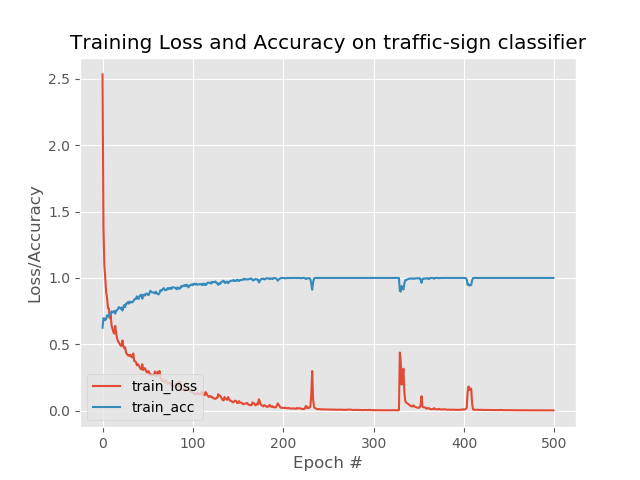

Recreate this plot in Python.
#!/usr/bin/python
# -*- coding: utf-8 -*-
from __future__ import print_function, division
import numpy as np
from os import walk
import random
import matplotlib.pyplot as plt
from keras.models import Model
from keras.layers import Conv1D, Dense, MaxPooling1D, Flatten, Input, GlobalAveragePooling2D, Dropout, Conv2D, MaxPooling2D
from keras.layers.normalization import BatchNormalization
from keras.utils.vis_utils import plot_model
from keras.preprocessing.image import img_to_array
from keras.models import Sequential
from keras.utils import to_categorical
from keras.models import load_model
from keras import backend as K
from sklearn.linear_model import LogisticRegression
from sklearn.preprocessing import StandardScaler
from sklearn.metrics import confusion_matrix
from sklearn.externals import joblib
from imutils import paths
from keras.callbacks import TensorBoard
import time
import cv2
import os
#10Hz
#Train_path = 'C:/Users/denni/Desktop/實驗/DateSet/兩變數/train_2 (測試用)'
Train_path = 'C:/Users/denni/Desktop/實驗/DateSet/兩變數/train_2 (原始)'
Test_path = 'C:/Users/denni/Desktop/實驗/2019-06-01-1.txt'
Image_Test_path = 'result/'
NUM_CLASS = 2
windows = 50
BATCH_SIZE = 32
EPOCHS = 500
height = 240
weight = 320
depth = 3

def load_data():
	print("[INFO] loading data...")	
	label = []
	dataSet = []
	filenames = []
	flag = 0
	count = 1
	for root, dirs, files in walk(Train_path):
		for x in range(len(files)):
			filename = str(root) + "/" + str(files[x])				
			filenames.append(filename)
	random.seed(42)
	random.shuffle(filenames)	
	for x in range(len(filenames)):
		label.append(filenames[x].split("\\")[1].split("/")[0])
		with open(filenames[x], "r") as fp:
			all_lines = fp.readlines()
			data1 = []
			data2 = []
			data3 = []
			for y in range(100):
				if(len(all_lines) == y):
					flag = 1
					break
				try:
					data1.append(float(all_lines[y].split()[0]))
					data2.append(float(all_lines[y].split()[1]))
					data3.append(float(all_lines[y].split()[2]))					
				except ValueError:
					pass
			if(flag == 1):
				less = 100 - len(data1)
				for x in range(less):
					data1.append(sum(data1[len(data1) - 10 : len(data1)])/ 10)
					data2.append(sum(data2[len(data2) - 10 : len(data2)])/ 10)
					data3.append(sum(data3[len(data3) - 10 : len(data3)])/ 10)
					#data1.append(sum(data1)/len(data1))
					#data2.append(sum(data2)/len(data2))
					#data3.append(sum(data3)/len(data3))							
				flag = 0
		if(len(data1) != 0):
			A_SMV = []
			for x in range(len(data1)):
				A_SMV.append(np.sqrt(np.power(data1[x], 2) + np.power(data2[x], 2) + np.power(data3[x], 2)))
			tmp = np.array([data1, data2, data3, A_SMV]).T		
			#tmp = np.array([data1, data2, data3]).T		
			#tmp = np.array([data1, data2, data3, A_SMV])
			dataSet.append(tmp)	
	dataSet = np.array(dataSet)			
	
	label = to_categorical(label)	
	filenames = np.array(filenames)
	
	print("filenames:" + str(len(filenames)))
	print("DataSet:" + str(dataSet.shape))
	print("Label:" + str(len(label)))	
	return dataSet, label, filenames
	

def splid_data(X, Y):
	print("[INFO] splid the dataset...")
	#split_Train = int(X.shape[0] * 0.5)
	split_Train = int(X.shape[0] * 0.1)
	split_Valid = int(X.shape[0] * 0.6)	
	tmpX, tmpX1, tmpX2 = X[:split_Train], X[split_Train:split_Valid], X[split_Valid:]
	tmpY, tmpY1, tmpY2 = Y[:split_Train], Y[split_Train:split_Valid], Y[split_Valid:]
	#trainX, testX = X[:split_Train], X[split_Train:]
	#trainY, testY = Y[:split_Train], Y[split_Train:]	
	
	tmpX = list(tmpX)
	for x in range(len(tmpX2)):
		tmpX.append(tmpX2[x])
	#trainX = np.array(tmpX)	
	#testX = tmpX1	
	testX = np.array(tmpX)	
	trainX = tmpX1
	
	tmpY = list(tmpY)
	for x in range(len(tmpY2)):
		tmpY.append(tmpY2[x])
	#trainY = np.array(tmpY)	
	#testY = tmpY1		
	testY = np.array(tmpY)	
	trainY = tmpY1		
    

	print ("trainX: " + str(trainX.shape) + " testX: " + str(testX.shape))
	print ("trainY: " + str(trainY.shape) + " testY: " + str(testY.shape))
	return X, Y, trainX, trainY, testX, testY
	'''	
	#split_Train = int(X.shape[0] * 0.7)
	#split_Valid = int(X.shape[0] * 0.3)	
	split_Train = int(X.shape[0] * 0.5)
	split_Valid = int(X.shape[0] * 0.5)	
	#trainX, validX, testX = X[:split_Train], X[split_Train:split_Train+split_Valid], X[split_Train+split_Valid:]
	#trainY, validY, testY = Y[:split_Train], Y[split_Train:split_Train+split_Valid], Y[split_Train+split_Valid:]	
	trainX, testX = X[:split_Train], X[split_Train:]
	trainY, testY = Y[:split_Train], Y[split_Train:]
	print ("trainX: " + str(trainX.shape) + " testX: " + str(testX.shape))
	#print("trainY: " + str(len(trainY)) + " validY: " + str(len(validY)) + " testY: " + str(len(testY)))
	print ("trainY: " + str(trainY.shape) + " testY: " + str(testY.shape))	
	return X, Y, trainX, trainY, testX, testY
	'''
	
def ANN():
	model = Sequential()
	model.add(Dense(35, input_shape = (100,), activation = 'relu'))
	#model.add(Dense(15, activation = 'relu'))
	#model.add(Dense(10, activation = 'relu'))
	model.add(Dense(2 , activation = 'softmax'))
	
	model.compile(loss = "categorical_crossentropy", optimizer = "Adam", metrics = ["accuracy"])
	model.summary()
	return model
	
def Neural_Network(trainX, trainY, testX, testY):
	model = ANN()
	H = model.fit(trainX, trainY, batch_size = BATCH_SIZE, epochs = EPOCHS, verbose = 1)
	print("[INFO] serializing network")
	model.save("ANN2.h5")
	
	plt.style.use("ggplot")
	plt.figure()
	N = EPOCHS
	plt.plot(np.arange(0, N), H.history["loss"], label="train_loss")
	#plt.plot(np.arange(0, N), H.history["val_loss"], label="val_loss")
	plt.plot(np.arange(0, N), H.history["acc"], label="train_acc")
	#plt.plot(np.arange(0, N), H.history["val_acc"], label="val_acc")
	plt.title("Training Loss and Accuracy on traffic-sign classifier")
	plt.xlabel("Epoch #")
	plt.ylabel("Loss/Accuracy")
	plt.legend(loc="lower left")
	plt.savefig("ANN2.png")
	
	scores = model.evaluate(testX, testY) 	
	print()  
	print("\t[Info] Accuracy of testing data = {:2.1f}%".format(scores[1]*100.0))  

def load_test_data():
	print("[INFO] loading test data...")
	TestSet = []
	with open(Test_path, "r") as fp:
		all_lines = fp.readlines()
		data = []
		data1 = []
		data2 = []
		SMV = []
		for x in range(len(all_lines)):
			#if (x % 6 == 0):
				data.append(float(all_lines[x].split(",")[0]))
				data1.append(float(all_lines[x].split(",")[1]))
				data2.append(float(all_lines[x].split(",")[2]))
				SMV.append(float(all_lines[x].split(",")[3]))
		tmp = np.array([data, data1, data2, SMV]).T		
		TestSet = np.array(tmp)
	print("TestSet:" + str(TestSet.shape))
	return TestSet
	
def split_100(TestSet):
	print (len(TestSet))
	index = 0
	data = []
	for x in range(len(TestSet)):
		if ((index + 100) > len(TestSet)):
			break
		tmp = TestSet[index:index + 100]
		tmp = np.array(tmp)
		data.append(tmp)
		index = index + windows
	data = np.array(data)
	print(data.shape)		
	return data
	
def Data_Extract(TestSet):	
	magNoG = []
	for x in range(len(TestSet)):		
		data0, data1, data2, data3 = [], [], [], []
		for y in range(len(TestSet[x])):
			data0.append(TestSet[x][y][0])
			data1.append(TestSet[x][y][1])
			data2.append(TestSet[x][y][2])	
			data3.append(TestSet[x][y][3])	
		data0, data1, data2, data3 = np.array(data0), np.array(data1), np.array(data2), np.array(data3)		
		
		Ax = []
		Ax_SUM = []
		Ax_MIN = min(data0)
		Ax_MAX = max(data0)		
		for y in range(len(data0)):
			tmp = data0[y] - ((data0[y] - Ax_MIN) / (Ax_MAX - Ax_MIN))	
			Ax_SUM.append((data0[y] - Ax_MIN) / (Ax_MAX - Ax_MIN))
			Ax.append(tmp)
		Ax = np.array(Ax)
		Ax_SUM = np.array(Ax_SUM)
		
		Ay = []
		Ay_MIN = min(data1)
		Ay_MAX = max(data1)
		
		for y in range(len(data1)):
			tmp = data1[y] - ((data1[y] - Ay_MIN) / (Ay_MAX - Ay_MIN)) 
			Ay.append(tmp)
		Ay = np.array(Ay)
		
		Az = []
		Az_MIN = min(data2)
		Az_MAX = max(data2)
		
		for y in range(len(data2)):
			tmp = data2[y] - ((data2[y] - Az_MIN) / (Az_MAX - Az_MIN))
			Az.append(tmp)
		Az = np.array(Ax)
		
		A_SMV = []
		for y in range(len(Ax)):
			A_SMV.append(np.sqrt(np.power(Ax[y], 2) + np.power(Ay[y], 2) + np.power(Az[y], 2)))
		A_SMV = np.array(A_SMV)				
		A_SMVNorm = []
		for y in range(len(A_SMV)):			
			A_SMVNorm.append(A_SMV[y] - np.mean(Ax_SUM))
		A_SMVNorm = np.array(A_SMVNorm)
		magNoG.append(A_SMVNorm)
		
	magNoG = np.array(magNoG)
	print(magNoG.shape)
	return magNoG
	
def model_predict(test, testY, filenames):				
	count0 = 0
	count1 = 0
	count3 = 0
	count4 = 0
	index = []	
	model = load_model("ANN2.h5")
	predict_test = model.predict_classes(test)	
	for x in range(len(predict_test)):
		'''
		if (predict_test[x] == 0):
			count0 = count0 + 1
		elif(predict_test[x] == 1):
			count1 = count1 + 1
			index.append(x)
		'''
		if (predict_test[x] == 0 and testY[x][0] == 1): #日常動作
			count0 = count0 + 1			
			#index.append(x)
		elif(predict_test[x] == 1 and testY[x][1] == 1): #跌倒動作
			count1 = count1 + 1	
			#index.append(x)			
		elif(predict_test[x] == 0 and testY[x][1] == 1): #跌倒動作誤判為日常
			count3 = count3 + 1
			#index.append(x)
			#print(str(x) + ": " + str(filenames[x]))
		elif(predict_test[x] == 1 and testY[x][0] == 1): #日常動作誤判為跌倒
			count4 = count4 + 1
			#index.append(x)	
			print(str(x) + ": " + str(filenames[x]))
			
	print("\n\n\n\n")
	#print(len(predict_test), count0, count1)
	print(len(predict_test), count0, count1, count3, count4)
	print(index)	
		
def main():
	Origin_trainX, Origin_trainY, filenames = load_data()	
	Origin_trainX = Data_Extract(Origin_trainX)
	#Origin_trainX, Origin_trainY, trainX, trainY, testX, testY = splid_data(Origin_trainX, Origin_trainY)
	#Neural_Network(trainX, trainY, testX, testY)
	#Test
	#TestSet = load_test_data()
	#test = split_100(TestSet)
	#test = Data_Extract(test)
	model_predict(Origin_trainX, Origin_trainY, filenames)

if __name__ == '__main__':
	main()				